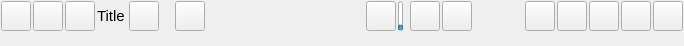
<?xml version="1.0" encoding="UTF-8"?>
<ui version="4.0">
 <class>TitleBarWidgetClass</class>
 <widget class="QWidget" name="TitleBarWidgetClass">
  <property name="geometry">
   <rect>
    <x>0</x>
    <y>0</y>
    <width>684</width>
    <height>44</height>
   </rect>
  </property>
  <property name="sizePolicy">
   <sizepolicy hsizetype="Expanding" vsizetype="Minimum">
    <horstretch>0</horstretch>
    <verstretch>0</verstretch>
   </sizepolicy>
  </property>
  <property name="minimumSize">
   <size>
    <width>0</width>
    <height>0</height>
   </size>
  </property>
  <property name="maximumSize">
   <size>
    <width>16777215</width>
    <height>16777215</height>
   </size>
  </property>
  <property name="windowTitle">
   <string notr="true">Form</string>
  </property>
  <property name="windowOpacity">
   <double>9.000000000000000</double>
  </property>
  <property name="styleSheet">
   <string notr="true"/>
  </property>
  <layout class="QVBoxLayout" name="verticalLayout_3">
   <property name="spacing">
    <number>0</number>
   </property>
   <property name="leftMargin">
    <number>0</number>
   </property>
   <property name="topMargin">
    <number>0</number>
   </property>
   <property name="rightMargin">
    <number>0</number>
   </property>
   <property name="bottomMargin">
    <number>0</number>
   </property>
   <item>
    <widget class="QFrame" name="StyledDlgTitleBox">
     <property name="sizePolicy">
      <sizepolicy hsizetype="Preferred" vsizetype="Minimum">
       <horstretch>0</horstretch>
       <verstretch>34</verstretch>
      </sizepolicy>
     </property>
     <property name="minimumSize">
      <size>
       <width>0</width>
       <height>0</height>
      </size>
     </property>
     <property name="maximumSize">
      <size>
       <width>16777215</width>
       <height>16777215</height>
      </size>
     </property>
     <layout class="QHBoxLayout" name="horizontalLayout">
      <property name="spacing">
       <number>2</number>
      </property>
      <property name="leftMargin">
       <number>1</number>
      </property>
      <property name="topMargin">
       <number>1</number>
      </property>
      <property name="rightMargin">
       <number>1</number>
      </property>
      <property name="bottomMargin">
       <number>1</number>
      </property>
      <item>
       <widget class="VxPushButton" name="m_NoLimitAppButton">
        <property name="sizePolicy">
         <sizepolicy hsizetype="Fixed" vsizetype="Fixed">
          <horstretch>0</horstretch>
          <verstretch>0</verstretch>
         </sizepolicy>
        </property>
        <property name="minimumSize">
         <size>
          <width>30</width>
          <height>30</height>
         </size>
        </property>
        <property name="maximumSize">
         <size>
          <width>30</width>
          <height>30</height>
         </size>
        </property>
        <property name="text">
         <string/>
        </property>
        <property name="iconSize">
         <size>
          <width>30</width>
          <height>30</height>
         </size>
        </property>
       </widget>
      </item>
      <item>
       <widget class="VxPushButton" name="m_PowerOffButton">
        <property name="sizePolicy">
         <sizepolicy hsizetype="Fixed" vsizetype="Fixed">
          <horstretch>0</horstretch>
          <verstretch>0</verstretch>
         </sizepolicy>
        </property>
        <property name="minimumSize">
         <size>
          <width>30</width>
          <height>30</height>
         </size>
        </property>
        <property name="maximumSize">
         <size>
          <width>30</width>
          <height>30</height>
         </size>
        </property>
        <property name="font">
         <font>
          <pointsize>10</pointsize>
          <bold>true</bold>
         </font>
        </property>
        <property name="text">
         <string/>
        </property>
       </widget>
      </item>
      <item>
       <widget class="VxPushButton" name="m_HomeButton">
        <property name="sizePolicy">
         <sizepolicy hsizetype="Fixed" vsizetype="Fixed">
          <horstretch>0</horstretch>
          <verstretch>0</verstretch>
         </sizepolicy>
        </property>
        <property name="minimumSize">
         <size>
          <width>30</width>
          <height>30</height>
         </size>
        </property>
        <property name="maximumSize">
         <size>
          <width>30</width>
          <height>30</height>
         </size>
        </property>
        <property name="font">
         <font>
          <pointsize>10</pointsize>
          <bold>true</bold>
         </font>
        </property>
        <property name="text">
         <string/>
        </property>
       </widget>
      </item>
      <item>
       <widget class="QLabel" name="StyledDlgTitleLabel">
        <property name="sizePolicy">
         <sizepolicy hsizetype="Preferred" vsizetype="Fixed">
          <horstretch>0</horstretch>
          <verstretch>0</verstretch>
         </sizepolicy>
        </property>
        <property name="minimumSize">
         <size>
          <width>0</width>
          <height>30</height>
         </size>
        </property>
        <property name="maximumSize">
         <size>
          <width>16777215</width>
          <height>30</height>
         </size>
        </property>
        <property name="font">
         <font>
          <pointsize>11</pointsize>
          <bold>false</bold>
         </font>
        </property>
        <property name="text">
         <string notr="true">Title</string>
        </property>
       </widget>
      </item>
      <item>
       <widget class="NetAvailStatusWidget" name="m_NetAvailStatusWidget" native="true">
        <property name="sizePolicy">
         <sizepolicy hsizetype="Preferred" vsizetype="Preferred">
          <horstretch>0</horstretch>
          <verstretch>0</verstretch>
         </sizepolicy>
        </property>
        <property name="minimumSize">
         <size>
          <width>0</width>
          <height>0</height>
         </size>
        </property>
        <property name="maximumSize">
         <size>
          <width>16777215</width>
          <height>16777215</height>
         </size>
        </property>
       </widget>
      </item>
      <item>
       <widget class="VxPushButton" name="m_OfferListButton">
        <property name="sizePolicy">
         <sizepolicy hsizetype="Fixed" vsizetype="Fixed">
          <horstretch>0</horstretch>
          <verstretch>0</verstretch>
         </sizepolicy>
        </property>
        <property name="minimumSize">
         <size>
          <width>30</width>
          <height>30</height>
         </size>
        </property>
        <property name="maximumSize">
         <size>
          <width>30</width>
          <height>30</height>
         </size>
        </property>
        <property name="text">
         <string/>
        </property>
        <property name="iconSize">
         <size>
          <width>30</width>
          <height>30</height>
         </size>
        </property>
       </widget>
      </item>
      <item>
       <widget class="QLabel" name="m_OfferCountLabel">
        <property name="text">
         <string notr="true"/>
        </property>
       </widget>
      </item>
      <item>
       <spacer name="horizontalSpacer_3">
        <property name="orientation">
         <enum>Qt::Orientation::Horizontal</enum>
        </property>
        <property name="sizeType">
         <enum>QSizePolicy::Policy::Fixed</enum>
        </property>
        <property name="sizeHint" stdset="0">
         <size>
          <width>5</width>
          <height>20</height>
         </size>
        </property>
       </spacer>
      </item>
      <item>
       <widget class="VxPushButton" name="m_HostJoinRequestListButton">
        <property name="sizePolicy">
         <sizepolicy hsizetype="Fixed" vsizetype="Fixed">
          <horstretch>0</horstretch>
          <verstretch>0</verstretch>
         </sizepolicy>
        </property>
        <property name="minimumSize">
         <size>
          <width>30</width>
          <height>30</height>
         </size>
        </property>
        <property name="maximumSize">
         <size>
          <width>30</width>
          <height>30</height>
         </size>
        </property>
        <property name="text">
         <string/>
        </property>
        <property name="iconSize">
         <size>
          <width>30</width>
          <height>30</height>
         </size>
        </property>
       </widget>
      </item>
      <item>
       <widget class="QLabel" name="m_HostJoinRequestCountLabel">
        <property name="text">
         <string notr="true"/>
        </property>
       </widget>
      </item>
      <item>
       <spacer name="horizontalSpacer">
        <property name="orientation">
         <enum>Qt::Orientation::Horizontal</enum>
        </property>
        <property name="sizeHint" stdset="0">
         <size>
          <width>106</width>
          <height>15</height>
         </size>
        </property>
       </spacer>
      </item>
      <item>
       <widget class="VxPushButton" name="m_MuteMicButton">
        <property name="minimumSize">
         <size>
          <width>30</width>
          <height>30</height>
         </size>
        </property>
        <property name="maximumSize">
         <size>
          <width>30</width>
          <height>30</height>
         </size>
        </property>
        <property name="text">
         <string/>
        </property>
        <property name="iconSize">
         <size>
          <width>30</width>
          <height>30</height>
         </size>
        </property>
       </widget>
      </item>
      <item>
       <widget class="QProgressBar" name="m_MicVolPeakBar">
        <property name="sizePolicy">
         <sizepolicy hsizetype="Fixed" vsizetype="Fixed">
          <horstretch>0</horstretch>
          <verstretch>0</verstretch>
         </sizepolicy>
        </property>
        <property name="minimumSize">
         <size>
          <width>5</width>
          <height>30</height>
         </size>
        </property>
        <property name="maximumSize">
         <size>
          <width>5</width>
          <height>30</height>
         </size>
        </property>
        <property name="maximum">
         <number>32768</number>
        </property>
        <property name="value">
         <number>3000</number>
        </property>
        <property name="orientation">
         <enum>Qt::Orientation::Vertical</enum>
        </property>
        <property name="textDirection">
         <enum>QProgressBar::Direction::BottomToTop</enum>
        </property>
       </widget>
      </item>
      <item>
       <spacer name="horizontalSpacer_2">
        <property name="orientation">
         <enum>Qt::Orientation::Horizontal</enum>
        </property>
        <property name="sizeType">
         <enum>QSizePolicy::Policy::Fixed</enum>
        </property>
        <property name="sizeHint" stdset="0">
         <size>
          <width>5</width>
          <height>20</height>
         </size>
        </property>
       </spacer>
      </item>
      <item>
       <widget class="VxPushButton" name="m_MuteSpeakerButton">
        <property name="sizePolicy">
         <sizepolicy hsizetype="Fixed" vsizetype="Fixed">
          <horstretch>0</horstretch>
          <verstretch>0</verstretch>
         </sizepolicy>
        </property>
        <property name="minimumSize">
         <size>
          <width>30</width>
          <height>30</height>
         </size>
        </property>
        <property name="maximumSize">
         <size>
          <width>30</width>
          <height>30</height>
         </size>
        </property>
        <property name="text">
         <string/>
        </property>
        <property name="iconSize">
         <size>
          <width>30</width>
          <height>30</height>
         </size>
        </property>
       </widget>
      </item>
      <item>
       <widget class="VxPushButton" name="m_CameraStartStopButton">
        <property name="sizePolicy">
         <sizepolicy hsizetype="Fixed" vsizetype="Fixed">
          <horstretch>0</horstretch>
          <verstretch>0</verstretch>
         </sizepolicy>
        </property>
        <property name="minimumSize">
         <size>
          <width>30</width>
          <height>30</height>
         </size>
        </property>
        <property name="maximumSize">
         <size>
          <width>30</width>
          <height>30</height>
         </size>
        </property>
        <property name="text">
         <string/>
        </property>
        <property name="iconSize">
         <size>
          <width>30</width>
          <height>30</height>
         </size>
        </property>
       </widget>
      </item>
      <item>
       <widget class="CamTitleBarPreview" name="m_CamPreviewScreen">
        <property name="sizePolicy">
         <sizepolicy hsizetype="Fixed" vsizetype="Fixed">
          <horstretch>0</horstretch>
          <verstretch>0</verstretch>
         </sizepolicy>
        </property>
        <property name="minimumSize">
         <size>
          <width>40</width>
          <height>30</height>
         </size>
        </property>
        <property name="maximumSize">
         <size>
          <width>40</width>
          <height>30</height>
         </size>
        </property>
        <property name="text">
         <string/>
        </property>
       </widget>
      </item>
      <item>
       <widget class="QLabel" name="m_CamClientCountLabel">
        <property name="text">
         <string notr="true"/>
        </property>
        <property name="alignment">
         <set>Qt::AlignmentFlag::AlignLeading|Qt::AlignmentFlag::AlignLeft|Qt::AlignmentFlag::AlignVCenter</set>
        </property>
       </widget>
      </item>
      <item>
       <widget class="VxPushButton" name="m_TrashButton">
        <property name="sizePolicy">
         <sizepolicy hsizetype="Fixed" vsizetype="Fixed">
          <horstretch>0</horstretch>
          <verstretch>0</verstretch>
         </sizepolicy>
        </property>
        <property name="minimumSize">
         <size>
          <width>30</width>
          <height>30</height>
         </size>
        </property>
        <property name="maximumSize">
         <size>
          <width>30</width>
          <height>30</height>
         </size>
        </property>
        <property name="font">
         <font>
          <pointsize>10</pointsize>
          <bold>true</bold>
         </font>
        </property>
        <property name="text">
         <string/>
        </property>
       </widget>
      </item>
      <item>
       <widget class="VxPushButton" name="m_ShareButton">
        <property name="sizePolicy">
         <sizepolicy hsizetype="Fixed" vsizetype="Fixed">
          <horstretch>0</horstretch>
          <verstretch>0</verstretch>
         </sizepolicy>
        </property>
        <property name="minimumSize">
         <size>
          <width>30</width>
          <height>30</height>
         </size>
        </property>
        <property name="maximumSize">
         <size>
          <width>30</width>
          <height>30</height>
         </size>
        </property>
        <property name="font">
         <font>
          <pointsize>10</pointsize>
          <bold>true</bold>
         </font>
        </property>
        <property name="text">
         <string/>
        </property>
       </widget>
      </item>
      <item>
       <widget class="VxMenuButtonTop" name="m_MenuTopButton">
        <property name="sizePolicy">
         <sizepolicy hsizetype="Fixed" vsizetype="Fixed">
          <horstretch>0</horstretch>
          <verstretch>0</verstretch>
         </sizepolicy>
        </property>
        <property name="minimumSize">
         <size>
          <width>30</width>
          <height>30</height>
         </size>
        </property>
        <property name="maximumSize">
         <size>
          <width>30</width>
          <height>30</height>
         </size>
        </property>
        <property name="font">
         <font>
          <pointsize>10</pointsize>
          <bold>true</bold>
         </font>
        </property>
        <property name="text">
         <string/>
        </property>
       </widget>
      </item>
      <item>
       <widget class="VxPushButton" name="m_MenuButton">
        <property name="sizePolicy">
         <sizepolicy hsizetype="Fixed" vsizetype="Fixed">
          <horstretch>0</horstretch>
          <verstretch>0</verstretch>
         </sizepolicy>
        </property>
        <property name="minimumSize">
         <size>
          <width>30</width>
          <height>30</height>
         </size>
        </property>
        <property name="maximumSize">
         <size>
          <width>30</width>
          <height>30</height>
         </size>
        </property>
        <property name="text">
         <string/>
        </property>
       </widget>
      </item>
      <item>
       <widget class="VxPushButton" name="m_BackDlgButton">
        <property name="sizePolicy">
         <sizepolicy hsizetype="Fixed" vsizetype="Fixed">
          <horstretch>0</horstretch>
          <verstretch>0</verstretch>
         </sizepolicy>
        </property>
        <property name="minimumSize">
         <size>
          <width>30</width>
          <height>30</height>
         </size>
        </property>
        <property name="maximumSize">
         <size>
          <width>30</width>
          <height>30</height>
         </size>
        </property>
        <property name="font">
         <font>
          <pointsize>10</pointsize>
          <bold>true</bold>
         </font>
        </property>
        <property name="text">
         <string/>
        </property>
       </widget>
      </item>
     </layout>
    </widget>
   </item>
   <item>
    <widget class="QLabel" name="m_StatusLabel">
     <property name="sizePolicy">
      <sizepolicy hsizetype="Expanding" vsizetype="Minimum">
       <horstretch>0</horstretch>
       <verstretch>0</verstretch>
      </sizepolicy>
     </property>
     <property name="styleSheet">
      <string notr="true"/>
     </property>
     <property name="text">
      <string notr="true"/>
     </property>
    </widget>
   </item>
  </layout>
 </widget>
 <customwidgets>
  <customwidget>
   <class>VxPushButton</class>
   <extends>QPushButton</extends>
   <header location="global">VxPushButton.h</header>
  </customwidget>
  <customwidget>
   <class>VxMenuButtonTop</class>
   <extends>QPushButton</extends>
   <header>VxMenuButtonTop.h</header>
  </customwidget>
  <customwidget>
   <class>NetAvailStatusWidget</class>
   <extends>QWidget</extends>
   <header>NetAvailStatusWidget.h</header>
   <container>1</container>
  </customwidget>
  <customwidget>
   <class>CamTitleBarPreview</class>
   <extends>QLabel</extends>
   <header>CamTitleBarPreview.h</header>
  </customwidget>
 </customwidgets>
 <resources/>
 <connections/>
</ui>
